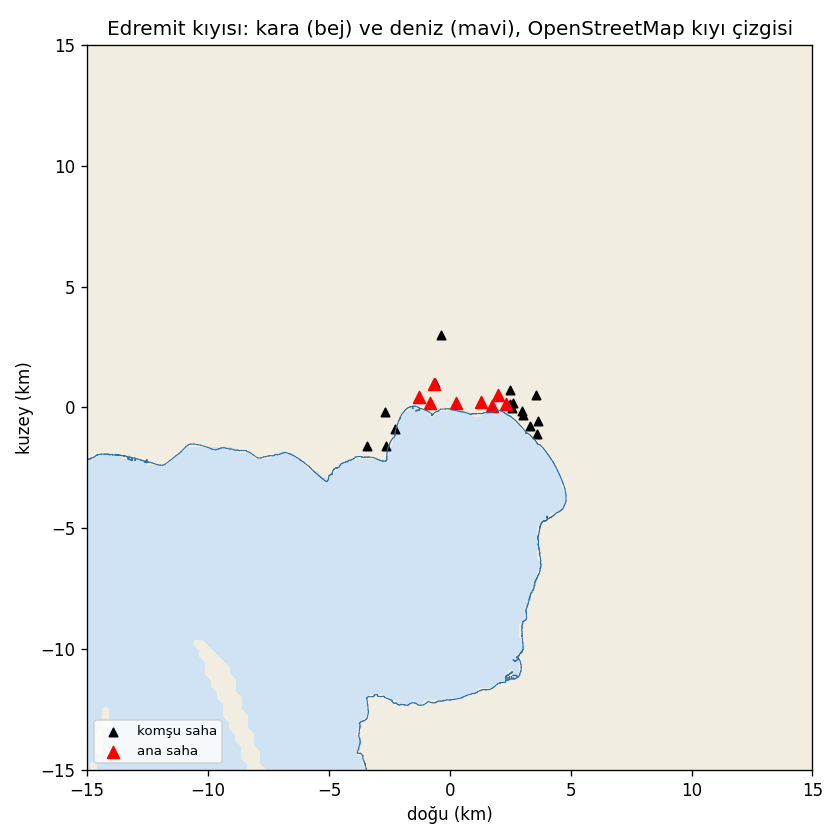

Write the Python code that produced this figure.
"""Windows: land / sea test from the OpenStreetMap coastline ((c) OpenStreetMap contributors, ODbL).
OSM rule: land is on the LEFT of every coastline way's direction. A point is on land when it lies on the left
of its nearest coastline segment. Check: the 24 sites must all be on land. Writes inputs/kiyi_segmentleri.csv
(local metres, region centre origin) and kiyi.png."""
from pathlib import Path
import json
import sys

import numpy as np
import pandas as pd
import matplotlib
matplotlib.use('Agg')
import matplotlib.pyplot as plt

sys.stdout.reconfigure(encoding='utf-8')
HERE = Path(__file__).resolve().parent
import secim  # noqa: E402


def segments():
    meta = json.loads((HERE/'secim.json').read_text(encoding='utf-8'))
    lat0, lon0 = meta['centre_lat_lon']
    osm = json.loads((HERE/'inputs/osm/osm_kiyi.json').read_text(encoding='utf-8'))
    rows = []
    for w in osm['elements']:
        if w.get('type') != 'way' or 'geometry' not in w:
            continue
        g = w['geometry']
        xy = secim.to_xy([q['lat'] for q in g], [q['lon'] for q in g], lat0, lon0)
        for a, b in zip(xy[:-1], xy[1:]):
            rows.append((w['id'], a[0], a[1], b[0], b[1]))
    return pd.DataFrame(rows, columns=['way', 'x0', 'y0', 'x1', 'y1'])


def on_land(x, y, seg):
    """True where (x, y) is on the land side of its nearest coastline segment."""
    x, y = np.asarray(x, float), np.asarray(y, float)
    out = np.empty(len(x), bool)
    a = seg[['x0', 'y0']].to_numpy(); b = seg[['x1', 'y1']].to_numpy(); ab = b - a
    L2 = np.maximum((ab**2).sum(1), 1e-9)
    for i in range(0, len(x), 2000):
        px, py = x[i:i + 2000, None], y[i:i + 2000, None]
        t = np.clip(((px - a[:, 0])*ab[:, 0] + (py - a[:, 1])*ab[:, 1])/L2, 0, 1)
        cx, cy = a[:, 0] + t*ab[:, 0], a[:, 1] + t*ab[:, 1]
        d = (px - cx)**2 + (py - cy)**2
        k = d.argmin(1)
        cross = ab[k, 0]*(py[:, 0] - a[k, 1]) - ab[k, 1]*(px[:, 0] - a[k, 0])
        out[i:i + 2000] = cross > 0
    return out


def main():
    seg = segments()
    seg.to_csv(HERE/'inputs/kiyi_segmentleri.csv', index=False)
    s = pd.read_csv(HERE/'inputs/sites_edremit.csv')
    land = on_land(s.x_m, s.y_m, seg)
    print('segments', len(seg), 'ways', seg.way.nunique(), '| sites on land', int(land.sum()), '/', len(s))
    gx, gy = np.meshgrid(np.arange(-15000, 15001, 250.0), np.arange(-15000, 15001, 250.0))
    g = on_land(gx.ravel(), gy.ravel(), seg).reshape(gx.shape)
    fig, ax = plt.subplots(figsize=(7, 7))
    ax.contourf(gx/1000, gy/1000, g.astype(float), levels=[-0.5, 0.5, 1.5], colors=['#cfe3f5', '#f2ede1'])
    for _, r in seg.iterrows():
        ax.plot([r.x0/1000, r.x1/1000], [r.y0/1000, r.y1/1000], color='#2b6ca3', lw=0.6)
    ev = s.role == 'Evaluation'
    ax.scatter(s.x_m[~ev]/1000, s.y_m[~ev]/1000, marker='^', c='k', s=25, label='komşu saha')
    ax.scatter(s.x_m[ev]/1000, s.y_m[ev]/1000, marker='^', c='red', s=50, label='ana saha')
    ax.set_xlim(-15, 15); ax.set_ylim(-15, 15); ax.set_aspect('equal')
    ax.set_title('Edremit kıyısı: kara (bej) ve deniz (mavi), OpenStreetMap kıyı çizgisi')
    ax.set_xlabel('doğu (km)'); ax.set_ylabel('kuzey (km)'); ax.legend(fontsize=8, loc='lower left')
    fig.tight_layout(); fig.savefig(HERE/'kiyi.png', dpi=120)
    assert land.all(), 'a site is in the sea: the land test is wrong'


if __name__ == '__main__':
    main()
